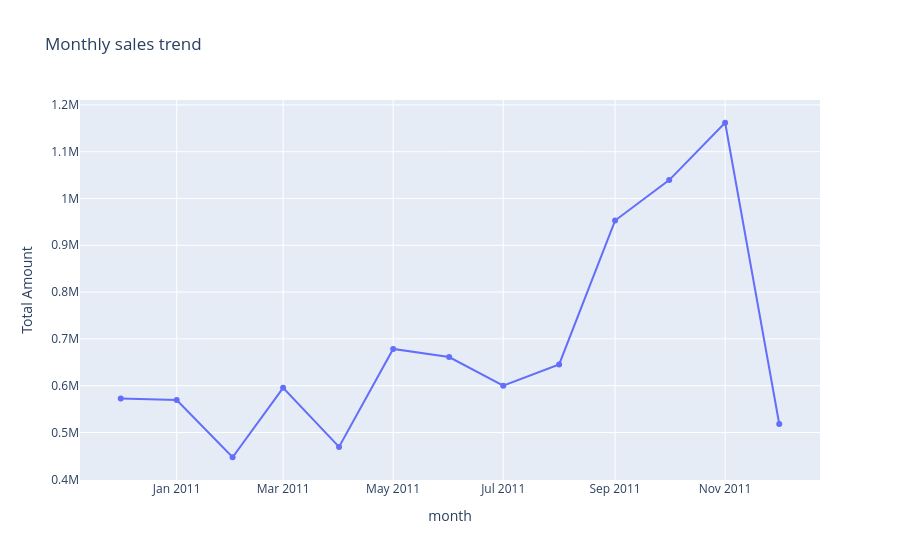

Notebook cell for this chart:
### Code cell
# VISUALIZE MONTHLY SALES USING PLOTY
plt.figure(figsize=(10,6))
fig=px.line(df_sort,x='month',y='Total Amount',title='Monthly sales trend',markers=True)
fig.show()

### Figure 1 — Plotly figure (JSON) as saved in the notebook; plotly's stock layout.template omitted (floating-point values rounded to 4 significant figures)
{"data": [{"hovertemplate": "month=%{x}<br>Total Amount=%{y}<extra></extra>", "legendgroup": "", "line": {"color": "#636efa", "dash": "solid"}, "marker": {"symbol": "circle"}, "mode": "lines+markers", "name": "", "orientation": "v", "showlegend": false, "type": "scatter", "x": ["2010-12", "2011-01", "2011-02", "2011-03", "2011-04", "2011-05", "2011-06", "2011-07", "2011-08", "2011-09", "2011-10", "2011-11", "2011-12"], "xaxis": "x", "y": [572700.0, 569400.0, 447100.0, 595500.0, 469200.0, 678600.0, 661200.0, 600100.0, 645300.0, 952800.0, 1039000.0, 1162000.0, 518200.0], "yaxis": "y"}], "layout": {"legend": {"tracegroupgap": 0}, "title": {"text": "Monthly sales trend"}, "xaxis": {"anchor": "y", "domain": [0, 1], "title": {"text": "month"}}, "yaxis": {"anchor": "x", "domain": [0, 1], "title": {"text": "Total Amount"}}}}
